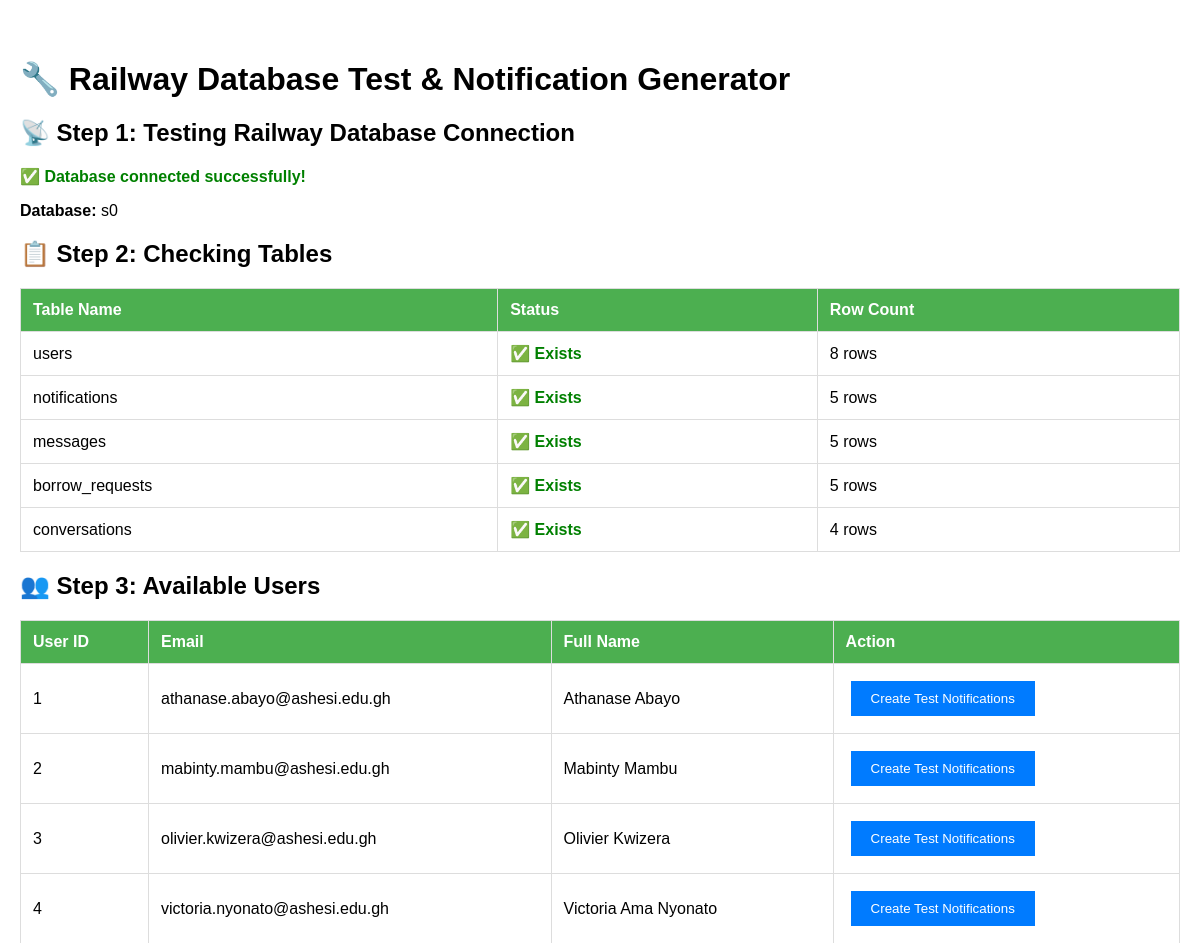
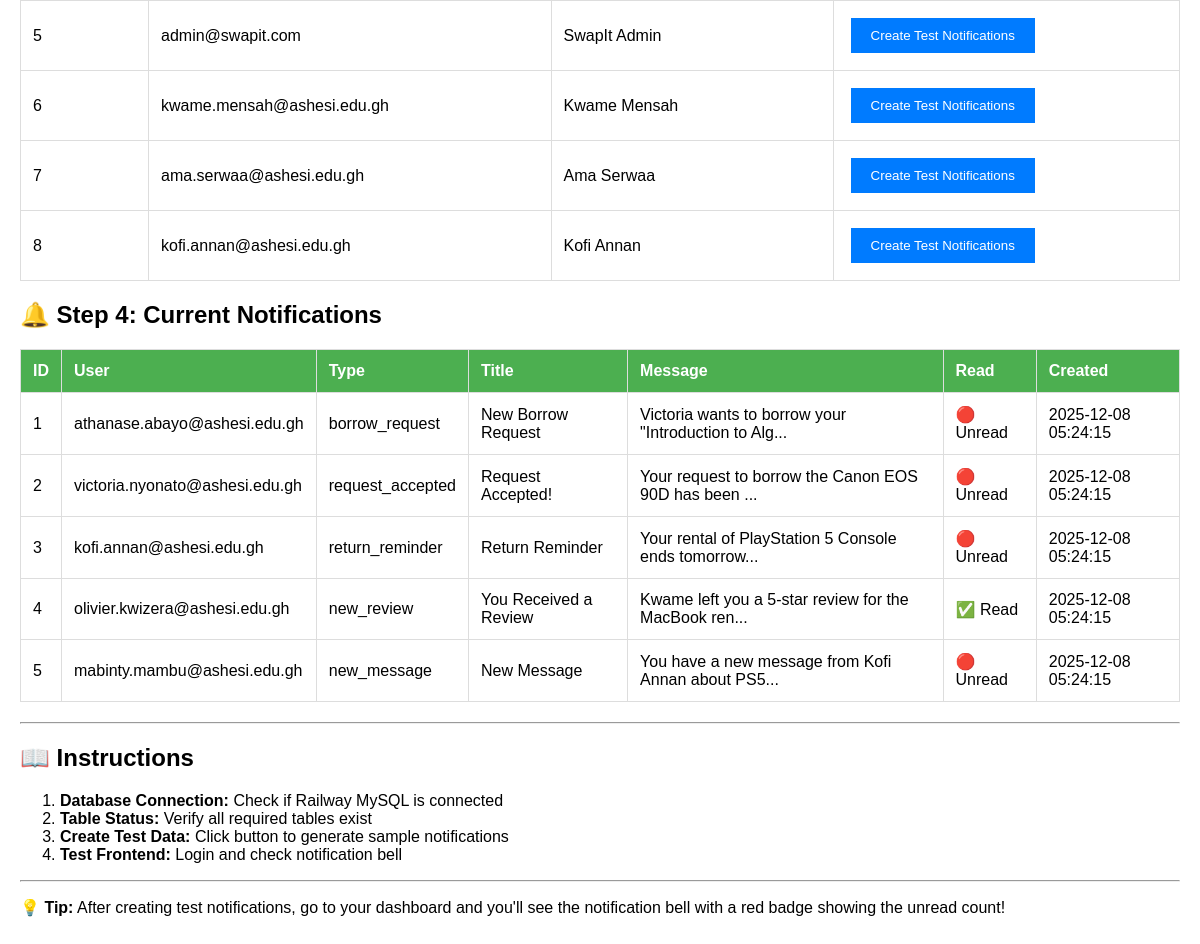
Page /public/test-notifications.php on the committed database (2 pictures, top to bottom).
### tables this page shows
CREATE TABLE users (
    id INT PRIMARY KEY AUTO_INCREMENT,
    email VARCHAR(255) NOT NULL UNIQUE,
    password_hash VARCHAR(255) NOT NULL,
    full_name VARCHAR(255) NOT NULL,
    avatar_url TEXT,
    phone VARCHAR(20),
    is_verified BOOLEAN DEFAULT FALSE,
    is_active BOOLEAN DEFAULT TRUE,
    account_type ENUM('student', 'staff', 'admin') DEFAULT 'student',
    email_verified_at TIMESTAMP NULL,
    last_login_at TIMESTAMP NULL,
    created_at TIMESTAMP DEFAULT CURRENT_TIMESTAMP,
    updated_at TIMESTAMP DEFAULT CURRENT_TIMESTAMP ON UPDATE CURRENT_TIMESTAMP,
    INDEX idx_email (email),
    INDEX idx_account_type (account_type)
);

CREATE TABLE notifications (
    id INT PRIMARY KEY AUTO_INCREMENT,
    user_id INT NOT NULL,
    type VARCHAR(50) NOT NULL,
    title VARCHAR(255) NOT NULL,
    message TEXT NOT NULL,
    related_id INT COMMENT 'ID of related entity (item, request, user, etc.)',
    related_type VARCHAR(50) COMMENT 'Type of related entity',
    action_url VARCHAR(500),
    is_read TINYINT(1) DEFAULT 0,
    read_at TIMESTAMP NULL,
    created_at TIMESTAMP DEFAULT CURRENT_TIMESTAMP,
    FOREIGN KEY (user_id) REFERENCES users(id) ON DELETE CASCADE,
    INDEX idx_user_id (user_id),
    INDEX idx_type (type),
    INDEX idx_is_read (is_read),
    INDEX idx_created_at (created_at),
    INDEX idx_user_read (user_id, is_read)
);

### public/test-notifications.php (the view, shortened to what this page needs)
<?php
echo "<h1>🔧 Railway Database Test & Notification Generator</h1>";
echo "<h2>📡 Step 1: Testing Railway Database Connection</h2>";
require_once __DIR__ . '/config/db.php';
if (isset($conn)) {
    echo "<p class='success'>✅ Database connected successfully!</p>";
    $stmt = $conn->query("SELECT DATABASE() as db_name");
    $dbInfo = $stmt->fetch();
    echo "<p><strong>Database:</strong> " . htmlspecialchars($dbInfo['db_name']) . "</p>";
    echo "<h2>📋 Step 2: Checking Tables</h2>";
    $tables = ['users', 'notifications', 'messages', 'borrow_requests', 'conversations'];
    echo "<table><tr><th>Table Name</th><th>Status</th><th>Row Count</th></tr>";
    foreach ($tables as $table) {
        try {
            $stmt = $conn->query("SELECT COUNT(*) as count FROM $table");
            $result = $stmt->fetch();
            $count = $result['count'];
            echo "<tr><td>$table</td><td class='success'>✅ Exists</td><td>$count rows</td></tr>";
        } catch (Exception $e) {
            echo "<tr><td>$table</td><td class='error'>❌ Missing</td><td>N/A</td></tr>";
        }
    }
    echo "</table>";
    echo "<h2>👥 Step 3: Available Users</h2>";
    try {
        $stmt = $conn->query("SELECT id, email, full_name FROM users LIMIT 10");
        $users = $stmt->fetchAll();
        if (count($users) > 0) {
            echo "<table><tr><th>User ID</th><th>Email</th><th>Full Name</th><th>Action</th></tr>";
            foreach ($users as $user) {
                echo "<tr>";
                echo "<td>" . htmlspecialchars($user['id']) . "</td>";
                echo "<td>" . htmlspecialchars($user['email']) . "</td>";
                echo "<td>" . htmlspecialchars($user['full_name']) . "</td>";
                echo "<td><button class='btn' onclick=\"createTestNotifications(" . $user['id'] . ")\">Create Test Notifications</button></td>";
                echo "</tr>";
            }
            echo "</table>";
        } else {
            echo "<p class='error'>❌ No users found in database!</p>";
        }
    } catch (Exception $e) {
        echo "<p class='error'>❌ Error fetching users: " . $e->getMessage() . "</p>";
    }
    echo "<h2>🔔 Step 4: Current Notifications</h2>";
    try {
        $stmt = $conn->query("SELECT n.*, u.email as user_email
                              FROM notifications n
                              LEFT JOIN users u ON n.user_id = u.id
                              ORDER BY n.created_at DESC
                              LIMIT 20");
        $notifications = $stmt->fetchAll();
        if (count($notifications) > 0) {
            echo "<table><tr><th>ID</th><th>User</th><th>Type</th><th>Title</th><th>Message</th><th>Read</th><th>Created</th></tr>";
            foreach ($notifications as $notif) {
                $readStatus = $notif['is_read'] ? '✅ Read' : '🔴 Unread';
                echo "<tr>";
                echo "<td>" . htmlspecialchars($notif['id']) . "</td>";
                echo "<td>" . htmlspecialchars($notif['user_email']) . "</td>";
                echo "<td>" . htmlspecialchars($notif['type']) . "</td>";
                echo "<td>" . htmlspecialchars($notif['title']) . "</td>";
                echo "<td>" . htmlspecialchars(substr($notif['message'], 0, 50)) . "...</td>";
                echo "<td>$readStatus</td>";
                echo "<td>" . htmlspecialchars($notif['created_at']) . "</td>";
                echo "</tr>";
            }
            echo "</table>";
        } else {
            echo "<p class='error'>❌ No notifications found! Let's create some test data.</p>";
        }
    } catch (Exception $e) {
        echo "<p class='error'>❌ Error fetching notifications: " . $e->getMessage() . "</p>";
    }
} else {
    echo "<p class='error'>❌ Failed to connect to database!</p>";
}
echo "<hr>";
echo "<h2>📖 Instructions</h2>";
echo "<ol>";
echo "<li><strong>Database Connection:</strong> Check if Railway MySQL is connected</li>";
echo "<li><strong>Table Status:</strong> Verify all required tables exist</li>";
echo "<li><strong>Create Test Data:</strong> Click button to generate sample notifications</li>";
echo "<li><strong>Test Frontend:</strong> Login and check notification bell</li>";
echo "</ol>";
echo "<hr>";
echo "<p><strong>💡 Tip:</strong> After creating test notifications, go to your dashboard and you'll see the notification bell with a red badge showing the unread count!</p>";
?>

### public/test-notifications.php (style rules this page uses)
.success { color:green;font-weight:bold }
table { border-collapse:collapse;width:100%;margin:20px 0 }
th,td { border:1px solid #ddd;padding:12px;text-align:left }
th { background:#4CAF50;color:white }
.btn { background:#007bff;color:white;padding:10px 20px;border:none;cursor:pointer;margin:5px }

### rows in the picture
users: id "1", email "athanase.abayo@ashesi.edu.gh", full_name "Athanase Abayo"
users: id "2", email "mabinty.mambu@ashesi.edu.gh", full_name "Mabinty Mambu"
users: id "3", email "olivier.kwizera@ashesi.edu.gh", full_name "Olivier Kwizera"
users: id "4", email "victoria.nyonato@ashesi.edu.gh", full_name "Victoria Ama Nyonato"
users: id "5", email "admin@swapit.com", full_name "SwapIt Admin"
users: id "6", email "kwame.mensah@ashesi.edu.gh", full_name "Kwame Mensah"
users: id "7", email "ama.serwaa@ashesi.edu.gh", full_name "Ama Serwaa"
users: id "8", email "kofi.annan@ashesi.edu.gh", full_name "Kofi Annan"
notifications: id "1", user.email "athanase.abayo@ashesi.edu.gh", type "borrow_request", title "New Borrow Request", message "Victoria wants to borrow your \"Introduction to Alg", is_read "🔴 Unread", created_at "2025-12-08 05:24:15"
notifications: id "2", user.email "victoria.nyonato@ashesi.edu.gh", type "request_accepted", title "Request Accepted!", message "Your request to borrow the Canon EOS 90D has been", is_read "🔴 Unread", created_at "2025-12-08 05:24:15"
notifications: id "3", user.email "kofi.annan@ashesi.edu.gh", type "return_reminder", title "Return Reminder", message "Your rental of PlayStation 5 Console ends tomorrow", is_read "🔴 Unread", created_at "2025-12-08 05:24:15"
notifications: id "4", user.email "olivier.kwizera@ashesi.edu.gh", type "new_review", title "You Received a Review", message "Kwame left you a 5-star review for the MacBook ren", is_read "✅ Read", created_at "2025-12-08 05:24:15"
notifications: id "5", user.email "mabinty.mambu@ashesi.edu.gh", type "new_message", title "New Message", message "You have a new message from Kofi Annan about PS5", is_read "🔴 Unread", created_at "2025-12-08 05:24:15"

### other values in the picture
$dbInfo['db_name'] "s0"
$table "users"
$count "8"
$table "notifications"
$count "5"
$table "messages"
$table "borrow_requests"
$table "conversations"
$count "4"
